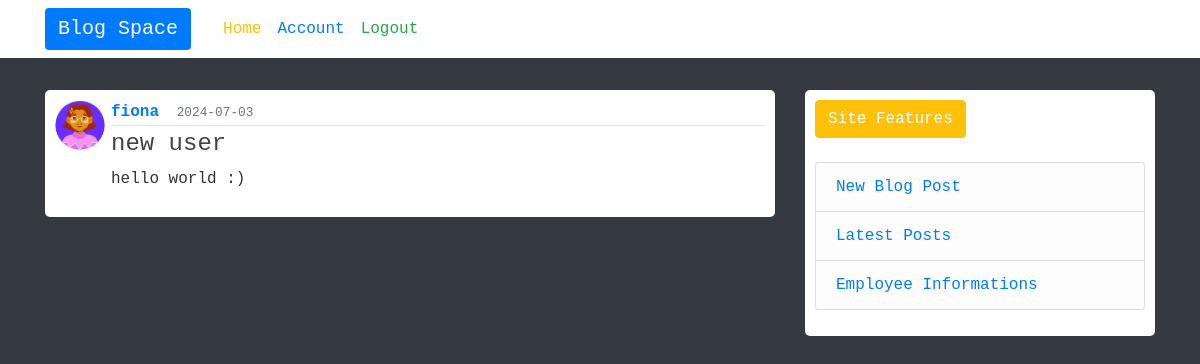
/post/3 (signed in), run on the app's committed database.
### proj/models.py (models this page shows, shortened)
class User(db.Model, UserMixin):
    id = db.Column(db.Integer, primary_key=True)
    username = db.Column(db.String(20), unique=True, nullable=False)
    email = db.Column(db.String(120), unique=True, nullable=False)
    image_file = db.Column(db.String(20), nullable=False, default='default.jpg')
    password = db.Column(db.String(60), nullable=False)
    posts = db.relationship('Post', backref='author', lazy=True)

class Post(db.Model):
    id = db.Column(db.Integer, primary_key=True)
    title = db.Column(db.String(100), nullable=False)
    date_posted = db.Column(db.DateTime, nullable=False, default=datetime.utcnow)
    content = db.Column(db.Text, nullable=False)
    user_id = db.Column(db.Integer, db.ForeignKey('user.id'), nullable=False)

### proj/routes.py (the view)
@app.route('/post/<int:post_id>')
@login_required
def post(post_id):
   post = Post.query.get_or_404(post_id)
   return render_template('post.html', title=post.title, post=post)

### proj/models.py (called while the page is built)
@login_manager.user_loader
def load_user(user_id):
    return User.query.get(int(user_id))

### proj/templates/post.html (shortened to what this page needs)
{% extends "base.html" %}
{% block content %}
  <article class="media content-section">
    <img class="rounded-circle article-img" src="{{ url_for('static', filename='profile/' + post.author.image_file) }}">
    <div class="media-body">
      <div class="article-metadata">
        <b><a class="mr-2" href="{{ url_for('view_user', username=post.author.username) }}">{{ post.author.username }}</a></b>
        <small class="text-muted">{{ post.date_posted.strftime('%Y-%m-%d') }}</small>
      </div>
      <h4 class="article-title">{{ post.title }}</h4>
      <p class="article-conten">{{ post.content }}</p>
    </div>
  </article>
{% endblock %}

### proj/static/main.css (style rules this page uses)
body { background: #fafafa; color: #333333; margin-top: 5rem; font-family: monospace; }
.content-section { background:#ffffff; padding: 10px 10px; border: 0px solid rgb(0,0,0); border-radius: 5px; margin-bottom: 10px; margin-top: 10px; }
.article-title { color: #444444; }
.article-img { height: 50px; width: 50px; margin-right: 6px; }
.article-metadata { padding-bottom: 1px; margin-bottom: 4px; border-bottom: 1px solid #e3e3e3 }

### data on the page
User: image_file (picture), author.username "fiona"
Post: date_posted "2024-07-03", title "new user", content "hello world :)"
